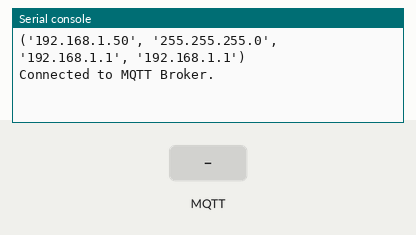
This program was run on a simulated MicroPython board. On the bench: the last lines printed to the serial console. Inputs (shaded band) come from the test bench. WiFi joins after 1.5 s; no MQTT or app messages arrive unless stated.

Above: at 6.3 s.
6.4 s: MQTT message "1" arrives on the first subscribed topic
At 7.8 s:
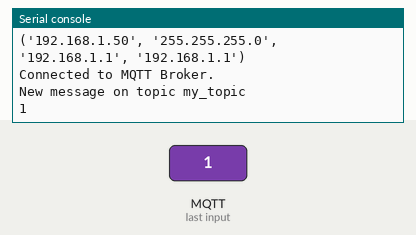
8.6 s: MQTT message "0" arrives on the first subscribed topic
At 10.6 s:
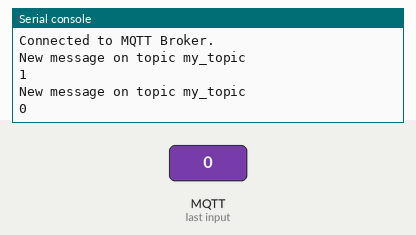

Measured:
- after the input at 6.4 s, the serial console: prints a new line after 0.75 s (image 1)
- after the input at 8.6 s, the serial console: prints a new line after 0.55 s (image 2)

The program:

mqtt_connect_hivemq.py
```python
import network
import time
from machine import Pin, reset
from umqtt.simple import MQTTClient

wlan = network.WLAN(network.STA_IF)
wlan.active(True)
wlan.connect("TP-LINK_EE42", "29487868")
time.sleep(5)
print(wlan.ifconfig())

topic_sub = b"my_topic"
broker_url= b"567c45d531f2488ebee03bbbf8b02f1a.s1.eu.hivemq.cloud"
username = b"gitok"
password = b"Gitok1234"

def on_msg(topic, msg):
    print("New message on topic {}".format(topic.decode('utf-8')))
    msg = msg.decode('utf-8')
    print(msg)
    if msg == "on":
        LED.on()
    elif msg == "off":
        LED.off()

def connectMQTT():
    client = MQTTClient(
        client_id=b"",
        server=broker_url,
        port=8883,
        user=username,
        password=password,
        keepalive=7200,
        ssl=True,
        ssl_params={'server_hostname': broker_url}
    )
    print("Connected to MQTT Broker.")
    return client

def reconnect():
    print('Failed to connect to MQTT Broker. Reconnecting...')
    time.sleep(5)
    reset()

try:
    client = connectMQTT()
    client.connect()
    client.set_callback(on_msg)
except MQTTClient.MQTTException as e:
    reconnect()

client.subscribe(topic_sub)
while True:
    client.check_msg()
    time.sleep(1)
```
